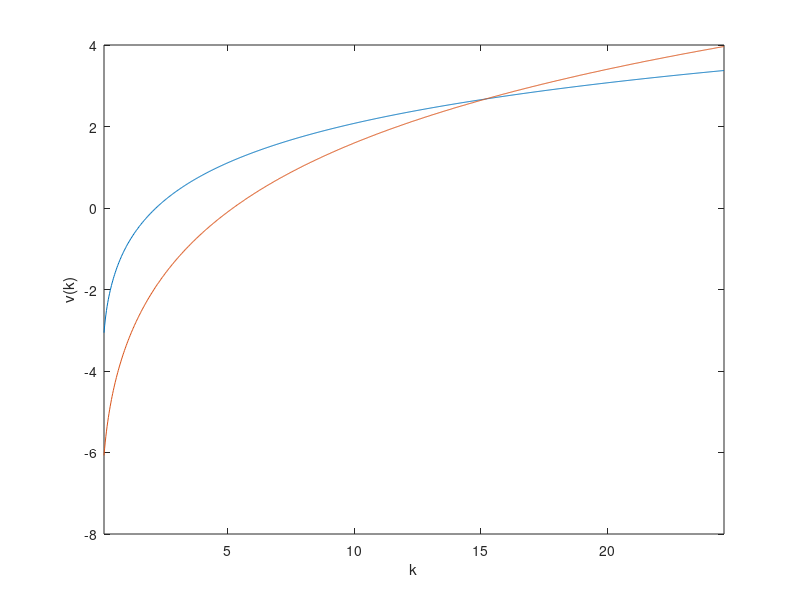
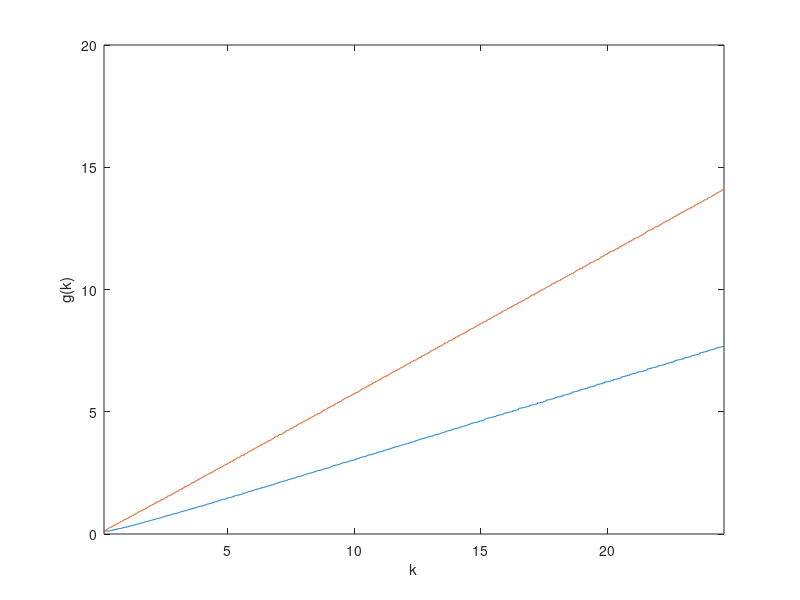

MATLAB code to generate these figures, in order:
aalpha = 0.321;           
bbeta  = 0.988;          
ddelta = .013;        
kappa = 5.24;
nu = 2.0;
GridCapital = 1000;
GridLabor= 1000;
vProductivity = [1.01; 1/1.01;]';
Transition   = [1/3, 0;
                 0, 2/3];
laborSteadyState = 0.2890; 
capitalSteadyState = ((1/bbeta-1+ddelta)/(aalpha*laborSteadyState^(1-aalpha)))^(1/(aalpha-1));
outputSteadyState = capitalSteadyState^aalpha*laborSteadyState^(1-aalpha);
consumptionSteadyState = outputSteadyState-capitalSteadyState*ddelta;
vGridCapital = linspace(0.01*capitalSteadyState,2*capitalSteadyState,GridCapital);
vGridLabor=linspace(0.01*laborSteadyState,2*laborSteadyState,GridLabor);
GridProductivity = length(vProductivity);
Output           = zeros(GridCapital,GridLabor,GridProductivity);
ValueFunction  = zeros(GridCapital,GridProductivity);
ValueFunctionNew = zeros(GridCapital,GridProductivity);
PolicyFunction   = zeros(GridCapital,GridProductivity);
LaborFunction    = zeros(GridCapital,GridProductivity);
expectedValueFunction = zeros(GridCapital,GridProductivity);
for Capital=1:GridCapital
    for Labor=1:GridLabor
        for Productivity=1:GridProductivity
            Output(Capital,Labor,Productivity) = (vGridCapital(Capital))^aalpha*...
                vProductivity(Productivity)*(vGridLabor(Labor))^(1-aalpha);
        end
    end
end
tic 
maxDifference = 100.0;
tolerance = 0.0001;
iteration = 0;
while (maxDifference>tolerance) 
    
    expectedValueFunction = ValueFunction*Transition';
    
    if (mod(iteration,10)==0 || iteration ==1)
        
    for Productivity = 1:GridProductivity
        
        
        gridCapitalNextPeriod = 1;
        
        for Capital = 1:GridCapital
                        
            valueHighSoFar = -1000.0;
            capitalChoice  = vGridCapital(1);
            gridLabor=1;
            
            for CapitalNextPeriod = gridCapitalNextPeriod:GridCapital
                
                valueHighSoFar1=-1000.0;
                
                for Labor = gridLabor:GridLabor
                    
                consumption = Output(Capital,Labor,Productivity)-vGridCapital(CapitalNextPeriod)+vGridCapital(Capital)*(1-ddelta);
                valueProvisional =log(consumption)-kappa*vGridLabor(Labor)^(1+1/nu)/(1+1/nu)+...
                bbeta*expectedValueFunction(CapitalNextPeriod,Productivity);              
                
                if (valueProvisional>valueHighSoFar1)
                    valueHighSoFar1=valueProvisional;
                    gridLabor=Labor;
                    laborChoice=vGridLabor(Labor);
                else
                    break;
                end
                
                end
                      
                if (valueProvisional>valueHighSoFar)
                    valueHighSoFar = valueProvisional;
                    capitalChoice = vGridCapital(CapitalNextPeriod);
                    gridCapitalNextPeriod = CapitalNextPeriod;
                else
                    break;
                end    
                  
            end
            
            ValueFunctionNew(Capital,Productivity) = valueHighSoFar;
            PolicyFunction(Capital,Productivity) = capitalChoice;
            LaborFunction(Capital,Productivity)=laborChoice;
            GridPolicyFunction(Capital,Productivity)=gridCapitalNextPeriod;
        end
    end
    
    else
             for Productivity = 1:GridProductivity
                
                 for Capital=1:GridCapital
                
                consumption = (vGridCapital(Capital))^aalpha*vProductivity(Productivity)*...
                    (LaborFunction(Capital,Productivity))^(1-aalpha)-PolicyFunction(Capital,Productivity)+...
                    vGridCapital(Capital)*(1-ddelta);
                
                gridCapitalNextPeriod1=GridPolicyFunction(Capital,Productivity);
                
                ValueFunctionNew(Capital,Productivity)=log(consumption)-...
                    kappa*LaborFunction(Capital,Productivity)^(1+1/nu)/(1+1/nu)+ ...
                    bbeta*expectedValueFunction(gridCapitalNextPeriod1,Productivity);
                 end
            end
    end  
    
    maxDifference = max(max(abs(ValueFunctionNew-ValueFunction)));
    ValueFunction = ValueFunctionNew;
    
    iteration = iteration+1;
    
           
end


figure(1)
plot(vGridCapital,ValueFunction)
xlim([vGridCapital(1) vGridCapital(GridCapital)])
xlabel('k');
ylabel('v(k)')

figure
plot(vGridCapital,PolicyFunction)
xlim([vGridCapital(1) vGridCapital(GridCapital)])
xlabel('k');
ylabel('g(k)')

y = PolicyFunction.^aalpha.*LaborFunction.^(1-aalpha);
k = PolicyFunction;
h = LaborFunction;